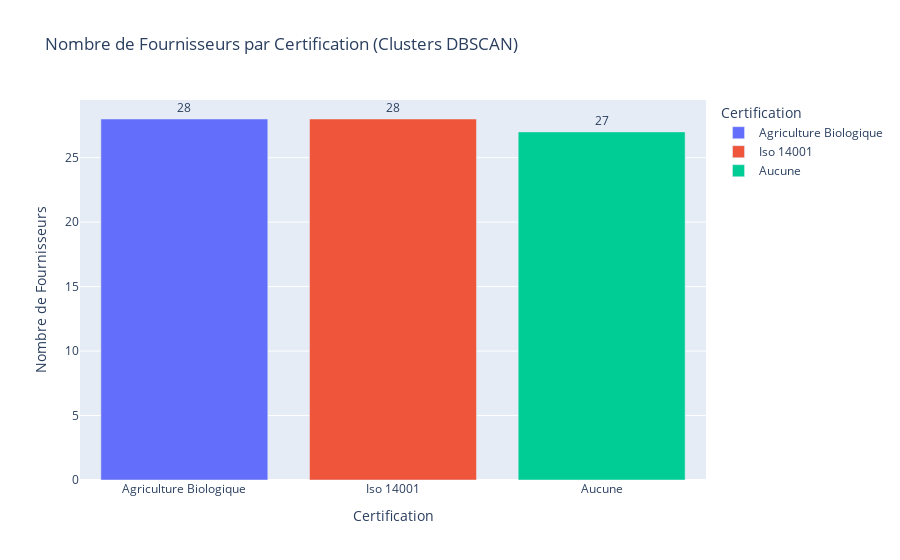

Notebook cell for this chart:
### Code cell
import pandas as pd
import numpy as np
import pyodbc
from sklearn.preprocessing import LabelEncoder
from sklearn.cluster import DBSCAN
import plotly.express as px
import warnings

warnings.filterwarnings('ignore')

# Connexion et chargement
conn = pyodbc.connect(
    'DRIVER={ODBC Driver 17 for SQL Server};SERVER=DESKTOP-MM8GEH1;DATABASE=DW_SAP (1);UID=sa;PWD=1234'
)
df = pd.read_sql('''
    SELECT Supplier_ID, Supplier_Name, Environmental_Certifications, Sustainability_Program
    FROM [Dim_Suppliers]
''', conn)

# Nettoyage et encodage
df['Environmental_Certifications'] = df['Environmental_Certifications'].astype(str).str.strip().str.title()
df = df[~df['Environmental_Certifications'].isin(['2005', '2015', 'Fssc 22000', '20 052 015', '', 'Nan'])]
if df.empty: raise ValueError("Le DataFrame est vide après le filtrage.")

df['Cert_encoded'] = LabelEncoder().fit_transform(df['Environmental_Certifications'])
df['Prog_encoded'] = LabelEncoder().fit_transform(df['Sustainability_Program'])
X = df[['Cert_encoded', 'Prog_encoded']]

# DBSCAN auto
for eps in np.arange(0.1, 2.0, 0.05):
    labels = DBSCAN(eps=eps, min_samples=2).fit_predict(X)
    if (n := len(set(labels)) - (1 if -1 in labels else 0)) >= 2:
        df['Cluster'] = labels
        break
else:
    raise ValueError("Aucun clustering valable trouvé.")

# Étiquettes de cluster
df['Cluster_Label'] = df['Cluster'].apply(
    lambda c: df[df['Cluster'] == c]['Environmental_Certifications'].mode()[0] if c != -1 else "Bruit"
)

# Agrégation et affichage
counts = df[df['Cluster'] != -1]['Cluster_Label'].value_counts().reset_index()
counts.columns = ['Certification', 'Nombre de Fournisseurs']

fig = px.bar(counts, x='Certification', y='Nombre de Fournisseurs', text='Nombre de Fournisseurs',
             color='Certification', title='Nombre de Fournisseurs par Certification (Clusters DBSCAN)')
fig.update_traces(textposition='outside')
fig.update_layout(xaxis_title='Certification', yaxis_title='Nombre de Fournisseurs')
fig.show()

### Figure 1 — Plotly figure (JSON) as saved in the notebook; plotly's stock layout.template omitted (floating-point values rounded to 4 significant figures)
{"data": [{"hovertemplate": "Certification=%{x}<br>Nombre de Fournisseurs=%{text}<extra></extra>", "legendgroup": "Agriculture Biologique", "marker": {"color": "#636efa", "pattern": {"shape": ""}}, "name": "Agriculture Biologique", "orientation": "v", "showlegend": true, "text": [28.0], "textposition": "outside", "type": "bar", "x": ["Agriculture Biologique"], "xaxis": "x", "y": [28], "yaxis": "y"}, {"hovertemplate": "Certification=%{x}<br>Nombre de Fournisseurs=%{text}<extra></extra>", "legendgroup": "Iso 14001", "marker": {"color": "#EF553B", "pattern": {"shape": ""}}, "name": "Iso 14001", "orientation": "v", "showlegend": true, "text": [28.0], "textposition": "outside", "type": "bar", "x": ["Iso 14001"], "xaxis": "x", "y": [28], "yaxis": "y"}, {"hovertemplate": "Certification=%{x}<br>Nombre de Fournisseurs=%{text}<extra></extra>", "legendgroup": "Aucune", "marker": {"color": "#00cc96", "pattern": {"shape": ""}}, "name": "Aucune", "orientation": "v", "showlegend": true, "text": [27.0], "textposition": "outside", "type": "bar", "x": ["Aucune"], "xaxis": "x", "y": [27], "yaxis": "y"}], "layout": {"barmode": "relative", "legend": {"title": {"text": "Certification"}, "tracegroupgap": 0}, "title": {"text": "Nombre de Fournisseurs par Certification (Clusters DBSCAN)"}, "xaxis": {"anchor": "y", "categoryarray": ["Agriculture Biologique", "Iso 14001", "Aucune"], "categoryorder": "array", "domain": [0, 1], "title": {"text": "Certification"}}, "yaxis": {"anchor": "x", "domain": [0, 1], "title": {"text": "Nombre de Fournisseurs"}}}}
